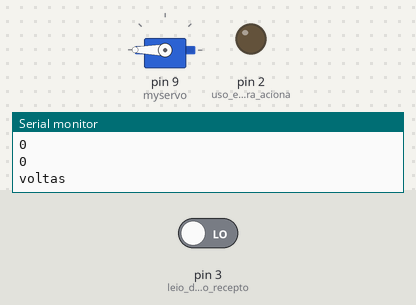
A sketch run on a simulated Arduino Uno, built with avr-gcc and run on an emulated ATmega328P. Shown: servo, output pins drawn as LEDs (lit = HIGH), the last lines printed to the serial monitor. Inputs (shaded band) come from the test bench; at power-on: pin 3 (leio_da_tensão_no_recepto) LOW.

Above: at 1.26 s.
1.3 s: pin 3 (leio_da_tensão_no_recepto) driven HIGH
At 2.0 s:
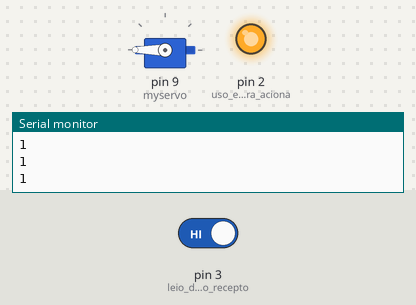
2.8 s: pin 3 (leio_da_tensão_no_recepto) driven LOW
At 4.3 s:
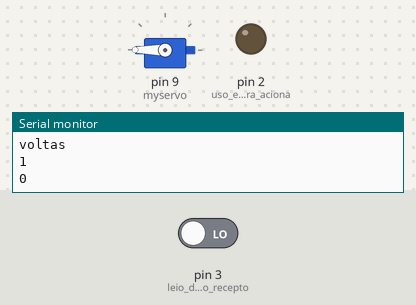
Timing chart, 0 to 5.8 s (numbered marks = the images above; inputs shaded):
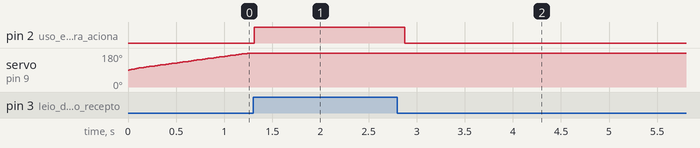

Measured:
- after the input at 1.3 s, pin 2 (uso_este_pino_para_aciona): LOW → HIGH at once
- after the input at 2.8 s, pin 2 (uso_este_pino_para_aciona): HIGH → LOW after 0.08 s

The sketch:

IR_emissor_recepor.ino
```cpp
int voltas=0;//estamos contando o dobro de voltas
int limetehorario=160;//valor a ser definido pelo usuario
int limeteantihorario=320;//valor deste é a soma do de horario com o de anti horario
bool ligado=true;
int padrao=0;
int salvapadrao;
int pos = 0; // variable to store the servo position

#include <Servo.h>

Servo myservo;  // create servo object to control a servo
// twelve servo objects can be created on most boards

int verifica();

int contavoltas(int normal);

void setup()
{
  // put your setup code here, to run once:
 pinMode(2, OUTPUT); // uso este pino para acionar o buzzer
 digitalWrite(2, LOW);

 pinMode(3, INPUT); // leio da tensão no receptor IR

 myservo.attach(9);  // attaches the servo on pin 9 to the servo object

 Serial.begin(9600);
}

void loop()
{
  // put your main code here, to run repeatedly:

  if (voltas<limetehorario){
  if (pos==0){
  pos=myservo.read();
  }
  myservo.write(pos);// tell servo to go to position in variable 'pos'
  pos++;
  ligado=digitalRead(3);
  if (digitalRead(3) == LOW)
    digitalWrite(2, LOW);
  else if (digitalRead(3) == HIGH){
    digitalWrite(2, HIGH);
    salvapadrao=padrao;
    padrao=contavoltas(padrao);
    Serial.println(padrao);
    if (padrao!=0)voltas++;
    else padrao=salvapadrao;
  }
   Serial.println(digitalRead(3));
   Serial.println("voltas");
   Serial.println(voltas);
   //Serial.println("posicao");
   //Serial.println(pos);
   if(pos==360){
    pos=0;
    delay(10);
   }
  delay(10);
}

else if(limeteantihorario>voltas){
  //roda para o lado oposto ou encerra o eletrodo vamos cv sobre isso
  if (voltas==limetehorario){
    myservo.write(90);
  }
  if (pos==360){
  pos=myservo.read();
  }
  myservo.write(pos);// tell servo to go to position in variable 'pos'
  pos--;
  ligado=digitalRead(3);
  if (digitalRead(3) == LOW)
    digitalWrite(2, LOW);
  else if (digitalRead(3) == HIGH){
    digitalWrite(2, HIGH);
    salvapadrao=padrao;
    padrao=contavoltas(padrao);
    Serial.println(padrao);
    if (padrao!=0)voltas++;
    else padrao=salvapadrao;
  }
  Serial.println(digitalRead(3));
  Serial.println("voltas");
  Serial.println(voltas);
   //Serial.println("posicao");
   //Serial.println(pos);
  if(pos==0){
    pos=360;
    delay(10);
  }
  delay(10);
}
else if(limeteantihorario==voltas){
  myservo.write(90);
}
}

int contavoltas (int normal){//so esperar o sensor voltar ao normal
   int cont=0;
   int teste=0;
   //cont=normal;
   //if (padrao == 0){
    while(teste==0){
    while(ligado!=0){
      cont++;
      ligado=digitalRead(3);
      Serial.println(ligado);
      delay(10);
    }
    teste=verifica();
    }
    return cont;
  }

int verifica (){
  int cont2=0;
  Serial.println("verificaaaa");
  for(cont2=0;cont2<5;cont2){
      cont2++;
      ligado=digitalRead(3);
      Serial.println(ligado);
      if (ligado!=0){
        return 0;
      }
      delay(10);
  }
  return 1;
}
```
